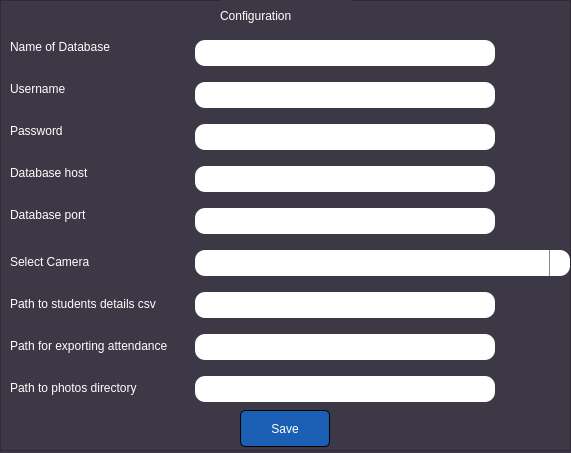
<?xml version="1.0" encoding="UTF-8"?>
<ui version="4.0">
 <class>Dialog</class>
 <widget class="QDialog" name="Dialog">
  <property name="geometry">
   <rect>
    <x>0</x>
    <y>0</y>
    <width>571</width>
    <height>453</height>
   </rect>
  </property>
  <property name="windowTitle">
   <string>Dialog</string>
  </property>
  <property name="styleSheet">
   <string notr="true">background-color: rgb(61, 56, 70);</string>
  </property>
  <widget class="QFrame" name="frame">
   <property name="geometry">
    <rect>
     <x>0</x>
     <y>0</y>
     <width>571</width>
     <height>451</height>
    </rect>
   </property>
   <property name="styleSheet">
    <string notr="true">QLineEdit {
	color: rgb(0, 0, 0);
	text-align: center;
	background-color: rgb(255, 255, 255);
	border-radius: 10px;
	padding: 5px 1px
}

QLabel {
	font: 700 12pt &quot;Segoe UI&quot;;
	color: rgb(255, 255, 255)
}

QComboBox {
    padding: 5px;
    background-color: #FFFFFF;
	color: rgb(0, 0, 0);
	border-radius: 10px;
}


QComboBox::down-arrow {
    image: url(./icons/down_arrow.png);
    width: 12px; 
    height: 12px;
}

QComboBox::drop-down {
    subcontrol-origin: padding;
    subcontrol-position: top right;
    width: 20px;
    border-left: 1px solid #888; 
}



QComboBox QAbstractItemView {
    border: 1px solid #5A9;
    background-color: #FFFFFF;
    color: #333;
    selection-background-color: #5A9;
    selection-color: #FFF;
}
QComboBox:editable {
    background: white;
    color: black;
}</string>
   </property>
   <property name="frameShape">
    <enum>QFrame::StyledPanel</enum>
   </property>
   <property name="frameShadow">
    <enum>QFrame::Raised</enum>
   </property>
   <widget class="QLabel" name="label">
    <property name="geometry">
     <rect>
      <x>220</x>
      <y>0</y>
      <width>131</width>
      <height>31</height>
     </rect>
    </property>
    <property name="styleSheet">
     <string notr="true">font: 700 14pt &quot;Segoe UI&quot;;
color: rgb(255, 255, 255)</string>
    </property>
    <property name="text">
     <string>Configuration</string>
    </property>
   </widget>
   <widget class="QWidget" name="formLayoutWidget">
    <property name="geometry">
     <rect>
      <x>10</x>
      <y>40</y>
      <width>560</width>
      <height>362</height>
     </rect>
    </property>
    <layout class="QFormLayout" name="formLayout">
     <property name="horizontalSpacing">
      <number>27</number>
     </property>
     <property name="verticalSpacing">
      <number>16</number>
     </property>
     <item row="0" column="0">
      <widget class="QLabel" name="label_2">
       <property name="sizePolicy">
        <sizepolicy hsizetype="Fixed" vsizetype="Fixed">
         <horstretch>0</horstretch>
         <verstretch>0</verstretch>
        </sizepolicy>
       </property>
       <property name="toolTip">
        <string>&lt;html&gt;&lt;head/&gt;&lt;body&gt;&lt;p&gt;You could enter the name of an existing database, or we could create a new on for you according to the name you give us, inside your database management system.&lt;/p&gt;&lt;/body&gt;&lt;/html&gt;</string>
       </property>
       <property name="text">
        <string>Name of Database</string>
       </property>
      </widget>
     </item>
     <item row="1" column="0">
      <widget class="QLabel" name="label_3">
       <property name="sizePolicy">
        <sizepolicy hsizetype="Fixed" vsizetype="Fixed">
         <horstretch>0</horstretch>
         <verstretch>0</verstretch>
        </sizepolicy>
       </property>
       <property name="toolTip">
        <string>&lt;html&gt;&lt;head/&gt;&lt;body&gt;&lt;p&gt;You have to enter the username to your database management system.&lt;/p&gt;&lt;/body&gt;&lt;/html&gt;</string>
       </property>
       <property name="text">
        <string>Username</string>
       </property>
      </widget>
     </item>
     <item row="1" column="1">
      <widget class="QLineEdit" name="lineEdit">
       <property name="sizePolicy">
        <sizepolicy hsizetype="Fixed" vsizetype="Fixed">
         <horstretch>0</horstretch>
         <verstretch>0</verstretch>
        </sizepolicy>
       </property>
       <property name="minimumSize">
        <size>
         <width>300</width>
         <height>25</height>
        </size>
       </property>
      </widget>
     </item>
     <item row="2" column="0">
      <widget class="QLabel" name="label_4">
       <property name="sizePolicy">
        <sizepolicy hsizetype="Fixed" vsizetype="Fixed">
         <horstretch>0</horstretch>
         <verstretch>0</verstretch>
        </sizepolicy>
       </property>
       <property name="toolTip">
        <string>&lt;html&gt;&lt;head/&gt;&lt;body&gt;&lt;p&gt;You have to enter the password to your database management system.&lt;/p&gt;&lt;/body&gt;&lt;/html&gt;</string>
       </property>
       <property name="text">
        <string>Password</string>
       </property>
      </widget>
     </item>
     <item row="2" column="1">
      <widget class="QLineEdit" name="lineEdit_2">
       <property name="sizePolicy">
        <sizepolicy hsizetype="Fixed" vsizetype="Fixed">
         <horstretch>0</horstretch>
         <verstretch>0</verstretch>
        </sizepolicy>
       </property>
       <property name="minimumSize">
        <size>
         <width>300</width>
         <height>25</height>
        </size>
       </property>
      </widget>
     </item>
     <item row="3" column="0">
      <widget class="QLabel" name="label_5">
       <property name="sizePolicy">
        <sizepolicy hsizetype="Fixed" vsizetype="Fixed">
         <horstretch>0</horstretch>
         <verstretch>0</verstretch>
        </sizepolicy>
       </property>
       <property name="toolTip">
        <string>&lt;html&gt;&lt;head/&gt;&lt;body&gt;&lt;p&gt;Enter the host name that you have used when you first installed  the database management system. By default it will be 'localhost'.&lt;/p&gt;&lt;/body&gt;&lt;/html&gt;</string>
       </property>
       <property name="text">
        <string>Database host</string>
       </property>
      </widget>
     </item>
     <item row="3" column="1">
      <widget class="QLineEdit" name="lineEdit_3">
       <property name="sizePolicy">
        <sizepolicy hsizetype="Fixed" vsizetype="Fixed">
         <horstretch>0</horstretch>
         <verstretch>0</verstretch>
        </sizepolicy>
       </property>
       <property name="minimumSize">
        <size>
         <width>300</width>
         <height>25</height>
        </size>
       </property>
      </widget>
     </item>
     <item row="4" column="0">
      <widget class="QLabel" name="label_6">
       <property name="sizePolicy">
        <sizepolicy hsizetype="Fixed" vsizetype="Fixed">
         <horstretch>0</horstretch>
         <verstretch>0</verstretch>
        </sizepolicy>
       </property>
       <property name="toolTip">
        <string>&lt;html&gt;&lt;head/&gt;&lt;body&gt;&lt;p&gt;Enter the port that was selected for you when the database management system was first installed.&lt;/p&gt;&lt;/body&gt;&lt;/html&gt;</string>
       </property>
       <property name="text">
        <string>Database port</string>
       </property>
      </widget>
     </item>
     <item row="4" column="1">
      <widget class="QLineEdit" name="lineEdit_4">
       <property name="sizePolicy">
        <sizepolicy hsizetype="Fixed" vsizetype="Fixed">
         <horstretch>0</horstretch>
         <verstretch>0</verstretch>
        </sizepolicy>
       </property>
       <property name="minimumSize">
        <size>
         <width>300</width>
         <height>25</height>
        </size>
       </property>
      </widget>
     </item>
     <item row="0" column="1">
      <widget class="QLineEdit" name="lineEdit_5">
       <property name="sizePolicy">
        <sizepolicy hsizetype="Fixed" vsizetype="Fixed">
         <horstretch>0</horstretch>
         <verstretch>0</verstretch>
        </sizepolicy>
       </property>
       <property name="minimumSize">
        <size>
         <width>300</width>
         <height>25</height>
        </size>
       </property>
      </widget>
     </item>
     <item row="5" column="0">
      <widget class="QLabel" name="label_7">
       <property name="toolTip">
        <string>&lt;html&gt;&lt;head/&gt;&lt;body&gt;&lt;p&gt;Select the camera that you want to use. If your device has only one, it will default to that one but if your device is connected with multiple cameras, the first one will be selected by default.&lt;/p&gt;&lt;/body&gt;&lt;/html&gt;</string>
       </property>
       <property name="text">
        <string>Select Camera</string>
       </property>
      </widget>
     </item>
     <item row="6" column="0">
      <widget class="QLabel" name="label_8">
       <property name="toolTip">
        <string>&lt;html&gt;&lt;head/&gt;&lt;body&gt;&lt;p&gt;If you plan to enter the details of your students without using the application, specify the path to that CSV file.&lt;/p&gt;&lt;/body&gt;&lt;/html&gt;</string>
       </property>
       <property name="text">
        <string>Path to students details csv</string>
       </property>
      </widget>
     </item>
     <item row="6" column="1">
      <widget class="QLineEdit" name="lineEdit_7">
       <property name="sizePolicy">
        <sizepolicy hsizetype="Fixed" vsizetype="Fixed">
         <horstretch>0</horstretch>
         <verstretch>0</verstretch>
        </sizepolicy>
       </property>
       <property name="minimumSize">
        <size>
         <width>300</width>
         <height>25</height>
        </size>
       </property>
      </widget>
     </item>
     <item row="7" column="0">
      <widget class="QLabel" name="label_9">
       <property name="toolTip">
        <string>&lt;html&gt;&lt;head/&gt;&lt;body&gt;&lt;p&gt;Type out the path to the folder you want to export the excel file. You could also create a folder at the required location and the copy its path and paste it here.&lt;/p&gt;&lt;/body&gt;&lt;/html&gt;</string>
       </property>
       <property name="text">
        <string>Path for exporting attendance</string>
       </property>
      </widget>
     </item>
     <item row="7" column="1">
      <widget class="QLineEdit" name="lineEdit_8">
       <property name="sizePolicy">
        <sizepolicy hsizetype="Fixed" vsizetype="Fixed">
         <horstretch>0</horstretch>
         <verstretch>0</verstretch>
        </sizepolicy>
       </property>
       <property name="minimumSize">
        <size>
         <width>300</width>
         <height>25</height>
        </size>
       </property>
       <property name="toolTip">
        <string/>
       </property>
      </widget>
     </item>
     <item row="8" column="0">
      <widget class="QLabel" name="label_10">
       <property name="toolTip">
        <string>&lt;html&gt;&lt;head/&gt;&lt;body&gt;&lt;p&gt;Specify the path to photos directory which the facial recognition model will use. Note: The photos directory must contain folders named after each student and must contain only that particular student's photos.&lt;/p&gt;&lt;/body&gt;&lt;/html&gt;</string>
       </property>
       <property name="text">
        <string>Path to photos directory</string>
       </property>
      </widget>
     </item>
     <item row="8" column="1">
      <widget class="QLineEdit" name="lineEdit_9">
       <property name="sizePolicy">
        <sizepolicy hsizetype="Fixed" vsizetype="Fixed">
         <horstretch>0</horstretch>
         <verstretch>0</verstretch>
        </sizepolicy>
       </property>
       <property name="minimumSize">
        <size>
         <width>300</width>
         <height>25</height>
        </size>
       </property>
      </widget>
     </item>
     <item row="5" column="1">
      <widget class="QComboBox" name="comboBox">
       <property name="styleSheet">
        <string notr="true"/>
       </property>
      </widget>
     </item>
    </layout>
   </widget>
   <widget class="QPushButton" name="pushButton">
    <property name="geometry">
     <rect>
      <x>240</x>
      <y>410</y>
      <width>90</width>
      <height>37</height>
     </rect>
    </property>
    <property name="minimumSize">
     <size>
      <width>0</width>
      <height>0</height>
     </size>
    </property>
    <property name="styleSheet">
     <string notr="true">QPushButton#pushButton {
	color: rgb(255, 255, 255);
	border-radius: 5px;
	border: 1px solid rgb(0, 0, 0);  /* Optional: Adds a border */
	background-color: rgb(26, 95, 180);  /* Set your background color */
    
	font: 700 10pt &quot;Segoe UI&quot;;
}

QPushButton#pushButton:hover {
	background-color: rgb(38, 134, 252);
}</string>
    </property>
    <property name="text">
     <string>Save</string>
    </property>
   </widget>
  </widget>
 </widget>
 <resources/>
 <connections/>
</ui>
